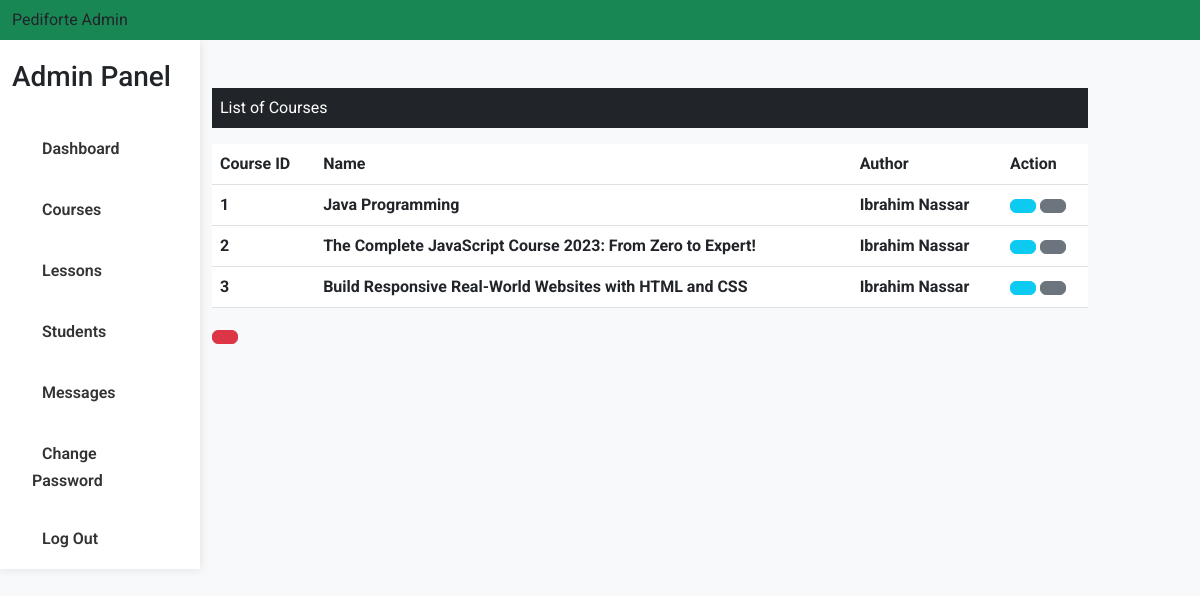
Page /Admin/Course.php (signed in) on the committed database.
### tables this page shows
CREATE TABLE `course` (
  `course_id` int(11) NOT NULL,
  `course_name` text NOT NULL,
  `course_desc` text NOT NULL,
  `course_author` varchar(255) NOT NULL,
  `course_img` text NOT NULL,
  `course_duration` int(11) NOT NULL,
  `course_price` float NOT NULL,
  `course_lessons` int(11) NOT NULL
);

### Admin/Course.php (the view, shortened to what this page needs)
<?php
include_once("Header.php");
include_once("../DB_Files/db.php");
?>
<div class="col-sm-9 mt-5">
    <p class="bg-dark text-white p-2">List of Courses</p>
    <?php
    $sql = "SELECT * FROM course";
    $result = $conn->query($sql);
    if ($result->num_rows > 0) {
    ?>
        <table class="table">
            <thead>
                <tr>
                    <th class="text-dark fw-bolder" scope="col">Course ID</th>
                    <th class="text-dark fw-bolder" scope="col">Name</th>
                    <th class="text-dark fw-bolder" scope="col">Author</th>
                    <th class="text-dark fw-bolder" scope="col">Action</th>
                </tr>
            </thead>
            <tbody>
                <?php while ($row = $result->fetch_assoc()) {
                    echo '<tr>';
                    echo '<th class="text-dark fw-bolder" scope="row">' . $row['course_id'] . '</th>';
                    echo '<td class="text-dark fw-bolder">' . $row['course_name'] . '</td>';
                    echo '<td class="text-dark fw-bolder">' . $row['course_author'] . '</td>';
                    echo '<td>';
                    echo '
                <form action="editCourse.php" method="POST" class="d-inline">
                <input type="hidden" name="id" value=' . $row["course_id"] . '>
                <button type="submit" class="btn btn-info mr-3" name="view" value="View"><i class="uil uil-pen"></i></button>
                </form>
                <form action="" method="POST" class="d-inline">
                <input type="hidden" name="id" value=' . $row["course_id"] . '>
                    <button type="submit" class="btn btn-secondary" name="delete" value="Delete">
                        <i class="uil uil-trash-alt"></i>
                    </button>
                    </form>
                </td>
            </tr>';
                } ?>
            </tbody>
        </table>
    <?php } else {
        echo "<p class='text-dark p-2 fw-bolder'>Course Not Found. </p>";
    }
    ?>
    <div>
        <a href="addCourse.php" class="btn btn-danger box">
        </a>
    </div>
</div>

### Admin/Header.php (style rules this page uses)
body { font-family: "Roboto", sans-serif; background-color: #f8f9fa; }

### rows in the picture
course: course_id "1", course_name "Java Programming", course_author "Ibrahim Nassar"
course: course_id "2", course_name "The Complete JavaScript Course 2023: From Zero to Expert!", course_author "Ibrahim Nassar"
course: course_id "3", course_name "Build Responsive Real-World Websites with HTML and CSS", course_author "Ibrahim Nassar"
